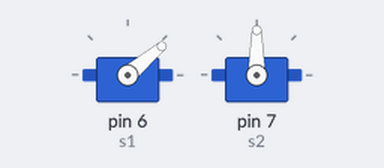
The sketch below on a simulated Arduino Uno, built with avr-gcc and run on an emulated ATmega328P. On the bench: 2 × servo.

Above: at 0.05 s.
At 4.0 s:
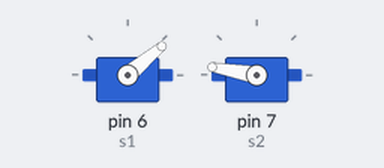
At 5.0 s:
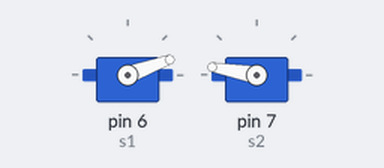
At 8.0 s:
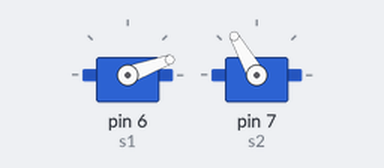
Timing chart, 0 to 10.4 s (numbered marks = the images above):
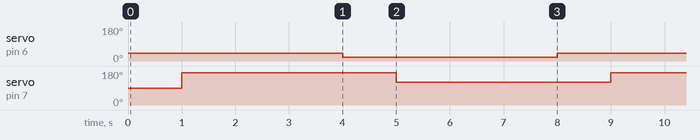

Measured:
- by itself, servo on pin 6 (s1): alternates 40° for 4.0 s and 20° for 4.0 s
- by itself, servo on pin 7 (s2): alternates 170° for 4.0 s and 120° for 4.0 s

The sketch:

servotest.ino
```cpp
#include<Servo.h>

Servo s1,s2;
void setup() {
  // put your setup code here, to run once:

s1.attach(6);
s2.attach(7);

}

void loop() {
  // put your main code here, to run repeatedly:
s1.write(40);
delay(1000);
s2.write(170);
delay(3000);
s1.write(20);
delay(1000);
s2.write(120);
delay(3000);

}
```
